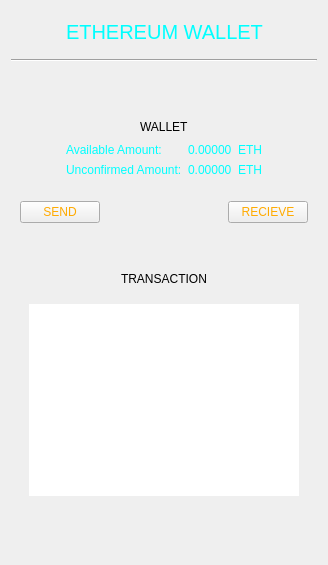
        <widget class="QFrame" name="ethereum_wallet_frame">
         <property name="frameShape">
          <enum>QFrame::NoFrame</enum>
         </property>
         <property name="frameShadow">
          <enum>QFrame::Raised</enum>
         </property>
         <layout class="QGridLayout" name="gridLayout_60">
          <item row="0" column="0">
           <widget class="QFrame" name="frame_18">
            <property name="frameShape">
             <enum>QFrame::NoFrame</enum>
            </property>
            <property name="frameShadow">
             <enum>QFrame::Raised</enum>
            </property>
            <layout class="QGridLayout" name="gridLayout_61">
             <item row="0" column="0">
              <layout class="QGridLayout" name="gridLayout_62">
               <item row="0" column="1">
                <widget class="QLabel" name="label_21">
                 <property name="font">
                  <font>
                   <pointsize>15</pointsize>
                  </font>
                 </property>
                 <property name="styleSheet">
                  <string notr="true">color: rgb(0, 255, 255);</string>
                 </property>
                 <property name="text">
                  <string>ETHEREUM WALLET</string>
                 </property>
                </widget>
               </item>
               <item row="0" column="0">
                <spacer name="horizontalSpacer_52">
                 <property name="orientation">
                  <enum>Qt::Horizontal</enum>
                 </property>
                 <property name="sizeHint" stdset="0">
                  <size>
                   <width>40</width>
                   <height>20</height>
                  </size>
                 </property>
                </spacer>
               </item>
               <item row="0" column="2">
                <spacer name="horizontalSpacer_53">
                 <property name="orientation">
                  <enum>Qt::Horizontal</enum>
                 </property>
                 <property name="sizeHint" stdset="0">
                  <size>
                   <width>40</width>
                   <height>20</height>
                  </size>
                 </property>
                </spacer>
               </item>
              </layout>
             </item>
            </layout>
           </widget>
          </item>
          <item row="1" column="0">
           <widget class="Line" name="line_10">
            <property name="orientation">
             <enum>Qt::Horizontal</enum>
            </property>
           </widget>
          </item>
          <item row="2" column="0">
           <widget class="QFrame" name="frame_19">
            <property name="frameShape">
             <enum>QFrame::NoFrame</enum>
            </property>
            <property name="frameShadow">
             <enum>QFrame::Raised</enum>
            </property>
            <layout class="QGridLayout" name="gridLayout_63">
             <item row="0" column="1">
              <spacer name="verticalSpacer_30">
               <property name="orientation">
                <enum>Qt::Vertical</enum>
               </property>
               <property name="sizeHint" stdset="0">
                <size>
                 <width>20</width>
                 <height>40</height>
                </size>
               </property>
              </spacer>
             </item>
             <item row="1" column="1" colspan="3">
              <layout class="QGridLayout" name="gridLayout_64">
               <item row="0" column="1">
                <widget class="QLabel" name="label_54">
                 <property name="styleSheet">
                  <string notr="true"/>
                 </property>
                 <property name="text">
                  <string>WALLET</string>
                 </property>
                </widget>
               </item>
               <item row="0" column="0">
                <spacer name="horizontalSpacer_54">
                 <property name="orientation">
                  <enum>Qt::Horizontal</enum>
                 </property>
                 <property name="sizeHint" stdset="0">
                  <size>
                   <width>40</width>
                   <height>20</height>
                  </size>
                 </property>
                </spacer>
               </item>
               <item row="0" column="2">
                <spacer name="horizontalSpacer_55">
                 <property name="orientation">
                  <enum>Qt::Horizontal</enum>
                 </property>
                 <property name="sizeHint" stdset="0">
                  <size>
                   <width>40</width>
                   <height>20</height>
                  </size>
                 </property>
                </spacer>
               </item>
              </layout>
             </item>
             <item row="3" column="0">
              <spacer name="horizontalSpacer_56">
               <property name="orientation">
                <enum>Qt::Horizontal</enum>
               </property>
               <property name="sizeHint" stdset="0">
                <size>
                 <width>40</width>
                 <height>20</height>
                </size>
               </property>
              </spacer>
             </item>
             <item row="3" column="1" colspan="3">
              <layout class="QGridLayout" name="gridLayout_65">
               <item row="0" column="0">
                <widget class="QLabel" name="label_22">
                 <property name="styleSheet">
                  <string notr="true">color: rgb(0, 255, 255);</string>
                 </property>
                 <property name="text">
                  <string>Available Amount: </string>
                 </property>
                </widget>
               </item>
               <item row="0" column="1">
                <widget class="QLabel" name="available_amount_ethereum_label">
                 <property name="styleSheet">
                  <string notr="true">color: rgb(0, 255, 255);</string>
                 </property>
                 <property name="text">
                  <string>0.00000</string>
                 </property>
                </widget>
               </item>
               <item row="0" column="2">
                <widget class="QLabel" name="label_35">
                 <property name="styleSheet">
                  <string notr="true">color: rgb(0, 255, 255);</string>
                 </property>
                 <property name="text">
                  <string>ETH</string>
                 </property>
                </widget>
               </item>
               <item row="1" column="0">
                <widget class="QLabel" name="label_37">
                 <property name="styleSheet">
                  <string notr="true">color: rgb(0, 255, 255);</string>
                 </property>
                 <property name="text">
                  <string>Unconfirmed Amount:</string>
                 </property>
                </widget>
               </item>
               <item row="1" column="1">
                <widget class="QLabel" name="unconfirmed_amount_ethereum_label">
                 <property name="styleSheet">
                  <string notr="true">color: rgb(0, 255, 255);</string>
                 </property>
                 <property name="text">
                  <string>0.00000</string>
                 </property>
                </widget>
               </item>
               <item row="1" column="2">
                <widget class="QLabel" name="label_38">
                 <property name="styleSheet">
                  <string notr="true">color: rgb(0, 255, 255);</string>
                 </property>
                 <property name="text">
                  <string>ETH</string>
                 </property>
                </widget>
               </item>
              </layout>
             </item>
             <item row="3" column="4">
              <spacer name="horizontalSpacer_57">
               <property name="orientation">
                <enum>Qt::Horizontal</enum>
               </property>
               <property name="sizeHint" stdset="0">
                <size>
                 <width>40</width>
                 <height>20</height>
                </size>
               </property>
              </spacer>
             </item>
             <item row="4" column="3">
              <spacer name="verticalSpacer_31">
               <property name="orientation">
                <enum>Qt::Vertical</enum>
               </property>
               <property name="sizeHint" stdset="0">
                <size>
                 <width>20</width>
                 <height>18</height>
                </size>
               </property>
              </spacer>
             </item>
             <item row="5" column="0" colspan="5">
              <layout class="QGridLayout" name="gridLayout_66">
               <item row="0" column="0">
                <widget class="QPushButton" name="send_ethereum_pushButton">
                 <property name="cursor">
                  <cursorShape>OpenHandCursor</cursorShape>
                 </property>
                 <property name="styleSheet">
                  <string notr="true">color: rgb(255, 170, 0);</string>
                 </property>
                 <property name="text">
                  <string>SEND</string>
                 </property>
                 <property name="flat">
                  <bool>false</bool>
                 </property>
                </widget>
               </item>
               <item row="0" column="2">
                <widget class="QPushButton" name="recieve_ethereum_pushButton">
                 <property name="styleSheet">
                  <string notr="true">color: rgb(255, 170, 0);</string>
                 </property>
                 <property name="text">
                  <string>RECIEVE</string>
                 </property>
                 <property name="flat">
                  <bool>false</bool>
                 </property>
                </widget>
               </item>
               <item row="0" column="1">
                <spacer name="horizontalSpacer_58">
                 <property name="orientation">
                  <enum>Qt::Horizontal</enum>
                 </property>
                 <property name="sizeHint" stdset="0">
                  <size>
                   <width>40</width>
                   <height>20</height>
                  </size>
                 </property>
                </spacer>
               </item>
              </layout>
             </item>
             <item row="6" column="2">
              <spacer name="verticalSpacer_32">
               <property name="orientation">
                <enum>Qt::Vertical</enum>
               </property>
               <property name="sizeHint" stdset="0">
                <size>
                 <width>20</width>
                 <height>40</height>
                </size>
               </property>
              </spacer>
             </item>
             <item row="7" column="1" colspan="3">
              <layout class="QGridLayout" name="gridLayout_67">
               <item row="0" column="1">
                <widget class="QLabel" name="label_57">
                 <property name="text">
                  <string>TRANSACTION</string>
                 </property>
                </widget>
               </item>
               <item row="0" column="0">
                <spacer name="horizontalSpacer_59">
                 <property name="orientation">
                  <enum>Qt::Horizontal</enum>
                 </property>
                 <property name="sizeHint" stdset="0">
                  <size>
                   <width>40</width>
                   <height>20</height>
                  </size>
                 </property>
                </spacer>
               </item>
               <item row="0" column="2">
                <spacer name="horizontalSpacer_60">
                 <property name="orientation">
                  <enum>Qt::Horizontal</enum>
                 </property>
                 <property name="sizeHint" stdset="0">
                  <size>
                   <width>40</width>
                   <height>20</height>
                  </size>
                 </property>
                </spacer>
               </item>
              </layout>
             </item>
             <item row="8" column="0" colspan="5">
              <layout class="QGridLayout" name="gridLayout_68">
               <item row="0" column="0">
                <widget class="QScrollArea" name="scrollArea_5">
                 <property name="frameShape">
                  <enum>QFrame::NoFrame</enum>
                 </property>
                 <property name="widgetResizable">
                  <bool>true</bool>
                 </property>
                 <widget class="QWidget" name="scrollAreaWidgetContents_5">
                  <property name="geometry">
                   <rect>
                    <x>0</x>
                    <y>0</y>
                    <width>290</width>
                    <height>208</height>
                   </rect>
                  </property>
                  <layout class="QGridLayout" name="gridLayout_69">
                   <item row="0" column="0">
                    <widget class="QTableView" name="ethereum_tableView">
                     <property name="frameShape">
                      <enum>QFrame::NoFrame</enum>
                     </property>
                    </widget>
                   </item>
                  </layout>
                 </widget>
                </widget>
               </item>
              </layout>
             </item>
             <item row="9" column="2">
              <spacer name="verticalSpacer_33">
               <property name="orientation">
                <enum>Qt::Vertical</enum>
               </property>
               <property name="sizeHint" stdset="0">
                <size>
                 <width>20</width>
                 <height>40</height>
                </size>
               </property>
              </spacer>
             </item>
            </layout>
           </widget>
          </item>
         </layout>
        </widget>
